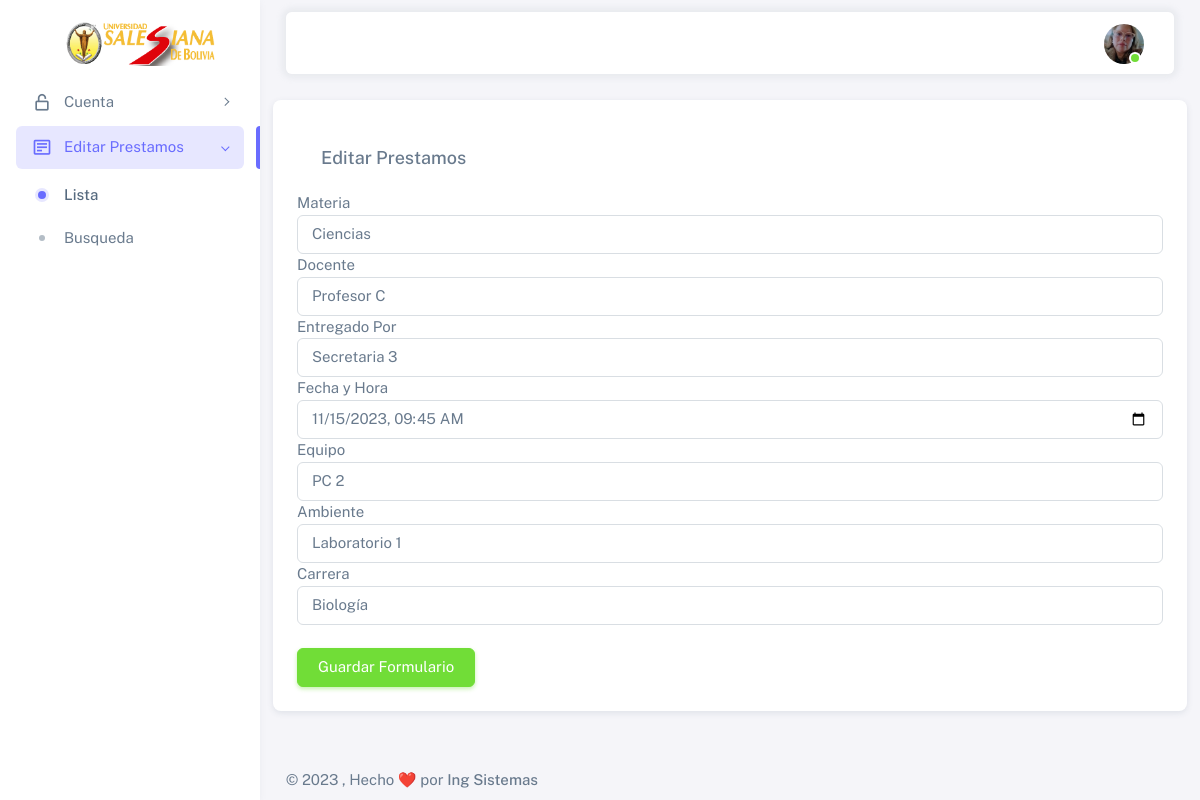
Page /editar_prestamos.php?id=3 on the committed database.
### tables this page shows
CREATE TABLE `formulario` (
  `id_formulario` int(11) NOT NULL,
  `dato_docente` varchar(255) DEFAULT NULL,
  `asignatura` varchar(255) DEFAULT NULL,
  `entregado_por` varchar(255) DEFAULT NULL,
  `fecha_hora` datetime DEFAULT NULL,
  `equipo` int(11) DEFAULT NULL,
  `ambiente` int(11) DEFAULT NULL,
  `carrera` varchar(50) NOT NULL
);

CREATE TABLE `equipo` (
  `id_equipo` int(11) NOT NULL,
  `nombre_equipo` varchar(255) DEFAULT NULL,
  `marca` varchar(255) DEFAULT NULL,
  `estado` varchar(50) DEFAULT NULL
);

CREATE TABLE `ambiente` (
  `id_ambiente` int(11) NOT NULL,
  `nombre_ambiente` varchar(255) DEFAULT NULL,
  `aula` varchar(50) DEFAULT NULL,
  `estado` varchar(50) DEFAULT NULL
);

### html/editar_prestamos.php (the view, shortened to what this page needs)
<?php
require 'controllers/connection.php';
$id = $_GET['id'];
$sql = "SELECT * FROM formulario WHERE id_formulario = $id";
$resultado = $conn->query($sql);
if ($resultado->num_rows > 0) {
    $fila = $resultado->fetch_assoc();
    $materia = $fila['asignatura'];
    $docente  = $fila['dato_docente'];
    $entregadoPor = $fila['entregado_por'];
    $fechaHora = $fila['fecha_hora'];
    $equipo = $fila['equipo'];
    $ambiente = $fila['ambiente'];
    $carrera = $fila['carrera'];
}
$sql_equipo = "SELECT id_equipo,  nombre_equipo FROM equipo WHERE id_equipo = $equipo";
$result_equipo = $conn->query($sql_equipo);
$id_equipo =  $equipo;
$equipo =   $result_equipo->fetch_assoc()['nombre_equipo'];
$sql_ambiente = "SELECT id_ambiente, nombre_ambiente FROM ambiente WHERE id_ambiente = $ambiente";
$result_ambiente = $conn->query($sql_ambiente);
$id_ambiente =  $ambiente;
$ambiente = $result_ambiente->fetch_assoc()['nombre_ambiente'];
?>
<!DOCTYPE html>
<html
  lang="en"
  class="light-style layout-menu-fixed layout-compact"
  dir="ltr"
  data-theme="theme-default"
  data-assets-path="../assets/"
  data-template="vertical-menu-template-free">
  <head>
    <link rel="stylesheet" href="../assets/vendor/fonts/boxicons.css" />
    <link rel="stylesheet" href="../assets/vendor/css/core.css" class="template-customizer-core-css" />
    <link rel="stylesheet" href="../assets/vendor/css/theme-default.css" class="template-customizer-theme-css" />
    <link rel="stylesheet" href="../assets/css/demo.css" />
    <link rel="stylesheet" href="../assets/vendor/libs/perfect-scrollbar/perfect-scrollbar.css" />
  </head>
  <body>
    <div class="layout-wrapper layout-content-navbar">
      <div class="layout-container">
        <aside id="layout-menu" class="layout-menu menu-vertical menu bg-menu-theme">
          <div class="app-brand demo">
            <a href="index.html" class="app-brand-link">
              <span class="app-brand-logo demo">
                <img src="../assets/logo.png" alt="logo" width="200" />
              </span>
            </a>
          </div>
          <ul class="menu-inner py-1">
            <li class="menu-item ">
              <a href="javascript:void(0);" class="menu-link menu-toggle">
                <i class="menu-icon tf-icons bx bx-lock-open-alt"></i>
                <div data-i18n="Account Settings">Cuenta</div>
              </a>
            </li>
            <li class="menu-item active open">
              <a href="javascript:void(0);" class="menu-link menu-toggle">
                <i class="menu-icon tf-icons bx bx-detail"></i>
                <div data-i18n="Form Layouts">Editar Prestamos</div>
              </a>
              <ul class="menu-sub">
                <li class="menu-item active">
                  <a href="prestamos.php" class="menu-link">
                    <div data-i18n="Vertical Form">Lista</div>
                  </a>
                </li>
                <li class="menu-item ">
                  <a href="form-layouts-horizontal.html" class="menu-link">
                    <div data-i18n="Horizontal Form">Busqueda</div>
                  </a>
                </li>
              </ul>
            </li>
          </ul>
        </aside>
        <div class="layout-page">
          <nav
            class="layout-navbar container-xxl navbar navbar-expand-xl navbar-detached align-items-center bg-navbar-theme"
            id="layout-navbar">
            <div class="navbar-nav-right d-flex align-items-center" id="navbar-collapse">
              <ul class="navbar-nav flex-row align-items-center ms-auto">
                <li class="nav-item navbar-dropdown dropdown-user dropdown">
                  <a class="nav-link dropdown-toggle hide-arrow" href="javascript:void(0);" data-bs-toggle="dropdown">
                    <div class="avatar avatar-online">
                      <img src="../assets/img.jpeg" alt class="w-px-40 h-auto rounded-circle" />
                    </div>
                  </a>
                </li>
              </ul>
            </div>
          </nav>
          <div class="content-wrapper">
            <div class="container-xxl flex-grow-1 container-p-y">
              <div class="row">
              <div class="card p-4">
                  <h5 class="card-header">Editar Prestamos</h5>
<form id="newForm" method="post" action="controllers/guardar_controller.php">
    <div class="form-group">
        <label for="materia">Materia</label>
        <input type="text" class="form-control" id="materia" name="materia" value="<?php echo $materia; ?>" required>
    </div>
    <div class="form-group">
        <label for="docente">Docente</label>
        <input type="text" class="form-control" id="docente" name="docente" value="<?php echo $docente; ?>" required>
    </div>
    <div class="form-group">
        <label for="entregadoPor">Entregado Por</label>
        <input type="text" class="form-control" id="entregadoPor" name="entregadoPor" value="<?php echo $entregadoPor; ?>" required>
    </div>
    <div class="form-group">
        <label for="fechaHora">Fecha y Hora</label>
        <input type="datetime-local" class="form-control" id="fechaHora" name="fechaHora" value="<?php echo $fechaHora; ?>" required>
    </div>
    <div class="form-group">
        <label for="equipo">Equipo</label>
        <select class="form-control" id="equipo" name="equipo" required>
            <?php
            echo "<option value='" . $id_equipo . "'>" . $equipo . "</option>";
            ?>
        </select>
    </div>
    <div class="form-group">
        <label for="ambiente">Ambiente</label>
        <select class="form-control" id="ambiente" name="ambiente" required>
            <?php
            echo "<option value='" . $id_ambiente . "'>" . $ambiente . "</option>";
            ?>
        </select>
    </div>
    <div class="form-group">
        <label for="carrera">Carrera</label>
        <select class="form-control" id="carrera" name="carrera" required>
            <?php echo "<option value='" . $carrera . "'>" . $carrera . "</option>"; ?>
                </select>
            </div>
            <br>
            <button type="submit" class="btn btn-success">Guardar Formulario</button>
        </form>
              </div>
              </div>
            </div>
            <footer class="content-footer footer bg-footer-theme">
              <div class="container-xxl d-flex flex-wrap justify-content-between py-2 flex-md-row flex-column">
                <div class="mb-2 mb-md-0">
                  ©
                  , Hecho ❤️ por
                  <a href="" target="_blank" class="footer-link fw-medium"> Ing Sistemas</a>
                </div>
              </div>
            </footer>
          </div>
        </div>
      </div>
    </div>
  </body>
</html>

### assets/css/demo.css (style rules this page uses)
.menu .app-brand.demo { height: 64px; margin-top: 12px; }

### rows in the picture
formulario: materia "Ciencias", docente "Profesor C", entregadoPor "Secretaria 3", fechaHora "11/15/2023 09:45", carrera "Biología"
equipo: equipo "PC 2"
ambiente: ambiente "Laboratorio 1"
